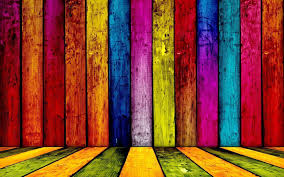
#> input picture AMECOBA_SEMESTER1/ADRIAN_PROJECTS/AMECOBA_PROJECT/SECTION_1/python/part5/images.jpg, 284 x 177 px
$ python answer_code.py
#> lines starting #> are read from the running program, lines starting #| are printed output that depends on the picture
#参考記事：　https://qiita.com/git-Ktu/items/8140ae6b2e3d2bfe4ed9

from PIL import Image

#画像の名前を入力する
original = input("画像の名前を入れる>>")
#> the answer given: images.jpg
#元となる画像
image = Image.open(original)
#> image is the input picture: PIL image 284x177 RGB; mean R, G, B 134.4, 66.7, 47.3
#画像を8ビット/256階調グレースケールにし、オリジナルの名前＋-grayscale.jpgで保存する
image.convert("L").save(original+"-grayscale.jpg")
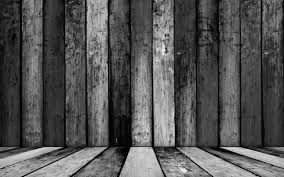
#> saved as images.jpg-grayscale.jpg: PIL image 284x177 L; min 0, max 243, mean 84.7
